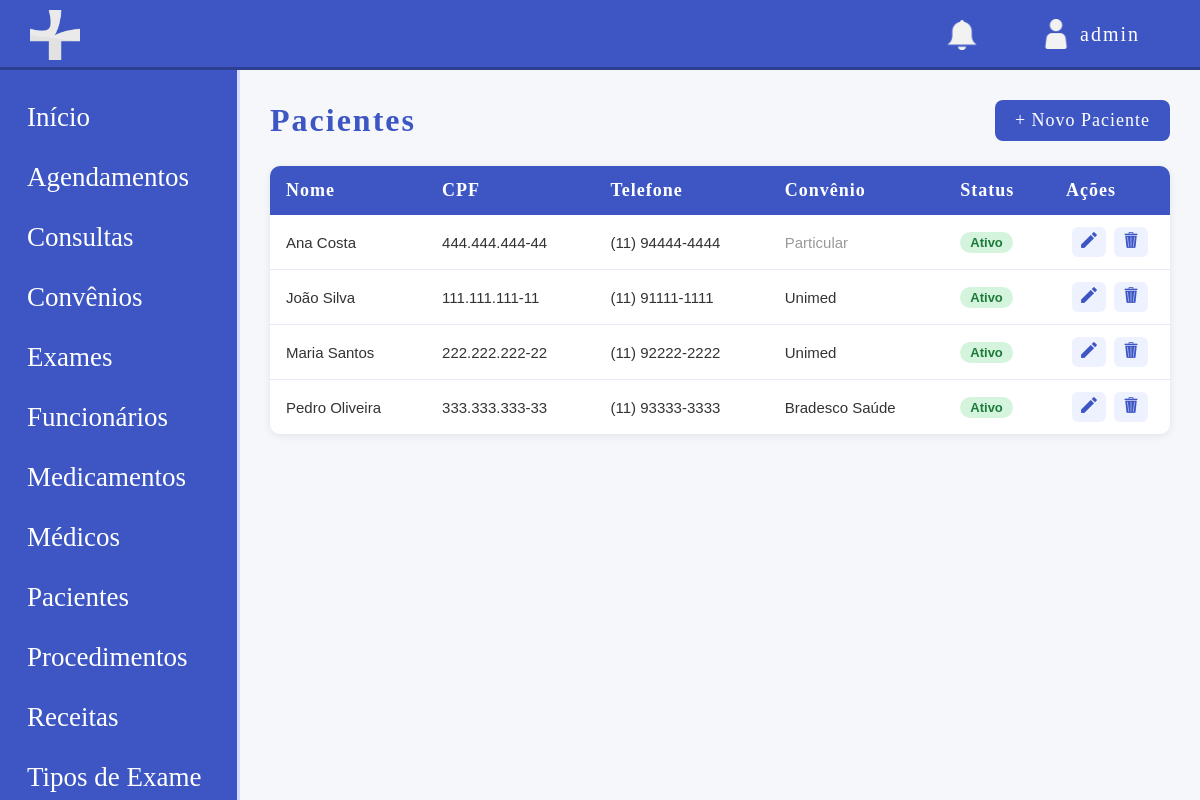
Before: /modulos/pacientes/listar_paciente.php (signed in) with the older database file.
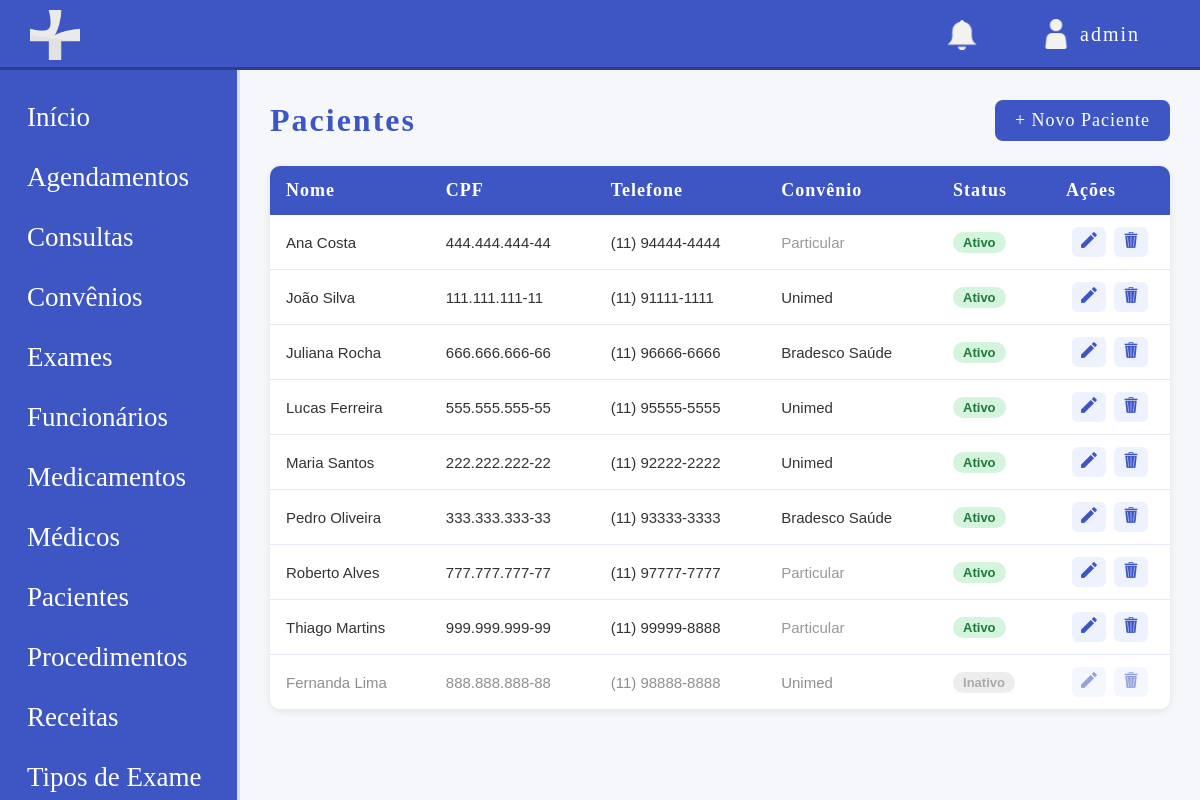
After: the same page with the newer database file.
### tables this page shows
CREATE TABLE paciente (
    id INT UNSIGNED NOT NULL AUTO_INCREMENT,
    id_convenio INT UNSIGNED DEFAULT NULL,
    nome VARCHAR(50) NOT NULL,
    email VARCHAR(100) NOT NULL,
    cpf CHAR(14) NOT NULL,
    rg VARCHAR(20) NOT NULL,
    data_nascimento DATE NOT NULL,
    telefone VARCHAR(20) NOT NULL,
    cep CHAR(9) NOT NULL,
    estado VARCHAR(50) NOT NULL,
    cidade VARCHAR(50) NOT NULL,
    bairro VARCHAR(50) NOT NULL,
    rua VARCHAR(200) NOT NULL,
    numero VARCHAR(15) NOT NULL,
    numero_convenio VARCHAR(30) DEFAULT NULL,
    condicoes_especiais TEXT,
    status ENUM('ATIVO', 'INATIVO') NOT NULL DEFAULT 'ATIVO',
    data_registro TIMESTAMP DEFAULT CURRENT_TIMESTAMP,
    PRIMARY KEY (id),
    UNIQUE KEY cpf (cpf),
    UNIQUE KEY rg (rg),
    KEY fk_paciente_convenio (id_convenio),
    CONSTRAINT fk_paciente_convenio FOREIGN KEY (id_convenio) REFERENCES convenio (id)
);

CREATE TABLE convenio (
    id INT UNSIGNED NOT NULL AUTO_INCREMENT,
    nome VARCHAR(100) NOT NULL,
    cnpj CHAR(18) DEFAULT NULL,
    telefone VARCHAR(20) DEFAULT NULL,
    ativo TINYINT(1) NOT NULL DEFAULT 1,
    data_registro TIMESTAMP DEFAULT CURRENT_TIMESTAMP,
    PRIMARY KEY (id),
    UNIQUE KEY uk_convenio_nome (nome)
);

### modulos/pacientes/listar_paciente.php (the view, shortened to what this page needs)
<?php
require '../../config/conexao.php';
$base = '/site-clinicamedica';
$sql = "SELECT p.*, c.nome AS convenio_nome
        FROM paciente p
        LEFT JOIN convenio c ON p.id_convenio = c.id
        ORDER BY p.status ASC, p.nome ASC";
$pacientes = $pdo->query($sql)->fetchAll();
?>
<!DOCTYPE html>
<html lang="pt-br">
<head>
    <link rel="stylesheet" href="<?php echo $base; ?>/css/style.css">
</head>
<body class="dashbody">
    <?php include '../../includes/header.php'; ?>
    <div class="layout">
        <?php include '../../includes/sidebar.php'; ?>
        <main class="main">
            <div class="pagina-topo">
                <h1>Pacientes</h1>
                <a href="cadastrar_paciente.php" class="btn-novo">+ Novo Paciente</a>
            </div>
            <?php if (count($pacientes) === 0): ?>
                <div class="vazio">
                    <p>Nenhum paciente cadastrado ainda.</p>
                    <a href="cadastrar_paciente.php" class="btn-novo">Cadastrar o primeiro</a>
                </div>
            <?php else: ?>
                <table class="tabela">
                    <thead>
                        <tr>
                            <th>Nome</th>
                            <th>CPF</th>
                            <th>Telefone</th>
                            <th>Convênio</th>
                            <th>Status</th>
                            <th style="width: 120px;">Ações</th>
                        </tr>
                    </thead>
                    <tbody>
                        <?php foreach ($pacientes as $p): ?>
                            <tr class="<?php echo $p['status'] === 'ATIVO' ? '' : 'linha-inativa'; ?>">
                                <td><?php echo htmlspecialchars($p['nome']); ?></td>
                                <td><?php echo htmlspecialchars($p['cpf']); ?></td>
                                <td><?php echo htmlspecialchars($p['telefone']); ?></td>
                                <td>
                                    <?php if ($p['convenio_nome']): ?>
                                        <?php echo htmlspecialchars($p['convenio_nome']); ?>
                                    <?php else: ?>
                                        <span style="color: #999;">Particular</span>
                                    <?php endif; ?>
                                </td>
                                <td>
                                    <?php if ($p['status'] === 'ATIVO'): ?>
                                        <span class="tag tag-ativo">Ativo</span>
                                    <?php else: ?>
                                        <span class="tag tag-inativo">Inativo</span>
                                    <?php endif; ?>
                                </td>
                                <td class="acoes">
                                    <a href="editar_paciente.php?id=<?php echo $p['id']; ?>" class="btn-acao" title="Editar">
                                        <img src="../../img/editar_icon.png" class="iconeacao" alt="Editar">
                                    </a>
                                    <a href="excluir_paciente.php?id=<?php echo $p['id']; ?>"
                                       class="btn-acao btn-excluir"
                                       title="Excluir"
                                       onclick="return confirm('Tem certeza que deseja excluir este paciente?');">
                                        <img src="../../img/excluir_icon.png" class="iconeacao" alt="Excluir">
                                    </a>
                                </td>
                            </tr>
                        <?php endforeach; ?>
                    </tbody>
                </table>
            <?php endif; ?>
        </main>
    </div>
</body>
</html>

### includes/header.php (shortened to what this page needs)
<?php
$nome_usuario = $_SESSION['usuario_login'] ?? 'Visitante';
$base = '/site-clinicamedica';
?>
<header class="header">
    <div class="logo">
        <img src="<?php echo $base; ?>/img/logo2simbolo.png" class="logodashboard" alt="Logo">
    </div>
    <div class="headerright">
        <span class="notif">
            <img src="<?php echo $base; ?>/img/sinobranco.png" class="icondashboard" alt="Notificações">
        </span>
        <div class="user">
            <span class="usericon">
                <img src="<?php echo $base; ?>/img/userbranco.png" class="icondashboard" id="usericon" alt="Usuário">
            </span>
            <span class="usertxt"><?php echo htmlspecialchars($nome_usuario); ?></span>
        </div>
    </div>
</header>

### includes/sidebar.php (shortened to what this page needs)
<?php
$perfil = $_SESSION['usuario_perfil'] ?? '';
$base = '/site-clinicamedica';
function podeVer(array $perfis_permitidos, string $perfil_atual): bool {
    return in_array($perfil_atual, $perfis_permitidos, true);
}
?>
<aside class="sidebar">
    <nav>
        <a href="<?php echo $base; ?>/dashboard.php" class="menuitem">
            <span>Início</span>
        </a>
        <?php if (podeVer(['Administrador', 'Recepcionista', 'Medico', 'Financeiro', 'Paciente'], $perfil)): ?>
            <a href="<?php echo $base; ?>/modulos/agendamentos_procedimentos/listar_agenda_procedimento.php" class="menuitem">
                <span>Agendamentos</span>
            </a>
        <?php endif; ?>
        <?php if (podeVer(['Administrador', 'Recepcionista', 'Medico', 'Financeiro', 'Paciente'], $perfil)): ?>
            <a href="<?php echo $base; ?>/modulos/consultas/listar_consulta.php" class="menuitem">
                <span>Consultas</span>
            </a>
        <?php endif; ?>
        <?php if (podeVer(['Administrador', 'Recepcionista', 'Financeiro'], $perfil)): ?>
            <a href="<?php echo $base; ?>/modulos/convenios/listar_convenio.php" class="menuitem">
                <span>Convênios</span>
            </a>
        <?php endif; ?>
        <?php if (podeVer(['Administrador', 'Recepcionista', 'Medico', 'Financeiro', 'Paciente'], $perfil)): ?>
            <a href="<?php echo $base; ?>/modulos/exames/listar_exame.php" class="menuitem">
                <span>Exames</span>
            </a>
        <?php endif; ?>
        <?php if (podeVer(['Administrador', 'Financeiro'], $perfil)): ?>
            <a href="<?php echo $base; ?>/modulos/funcionarios/listar_funcionario.php" class="menuitem">
                <span>Funcionários</span>
            </a>
        <?php endif; ?>
        <?php if (podeVer(['Administrador', 'Medico'], $perfil)): ?>
            <a href="<?php echo $base; ?>/modulos/medicamentos/listar_medicamento.php" class="menuitem">
                <span>Medicamentos</span>
            </a>
        <?php endif; ?>
        <?php if (podeVer(['Administrador', 'Recepcionista', 'Financeiro'], $perfil)): ?>
            <a href="<?php echo $base; ?>/modulos/medicos/listar_medico.php" class="menuitem">
                <span>Médicos</span>
            </a>
        <?php endif; ?>
        <?php if (podeVer(['Administrador', 'Recepcionista', 'Medico'], $perfil)): ?>
            <a href="<?php echo $base; ?>/modulos/pacientes/listar_paciente.php" class="menuitem">
                <span>Pacientes</span>
            </a>
        <?php endif; ?>
        <?php if (podeVer(['Administrador', 'Recepcionista', 'Medico'], $perfil)): ?>
            <a href="<?php echo $base; ?>/modulos/procedimentos/listar_procedimento.php" class="menuitem">
                <span>Procedimentos</span>
            </a>
        <?php endif; ?>
        <?php if (podeVer(['Administrador', 'Medico', 'Paciente'], $perfil)): ?>
            <a href="<?php echo $base; ?>/modulos/receitas/listar_receitas.php" class="menuitem">
                <span>Receitas</span>
            </a>
        <?php endif; ?>
        <?php if (podeVer(['Administrador', 'Medico'], $perfil)): ?>
            <a href="<?php echo $base; ?>/modulos/tipos_exames/listar_tipoexame.php" class="menuitem">
                <span>Tipos de Exame</span>
            </a>
        <?php endif; ?>
    </nav>
</aside>

### css/style.css (style rules this page uses)
* { margin: 0; padding: 0; box-sizing: border-box; }
body { font-family: Arial, sans-serif; background-color: #f5f7fb; color: #3d56c4; }
.header { height: 70px; background-color: #3d56c4; display: flex; align-items: center; justify-content: space-between; padding: 0 30px; border-bottom: 3px solid #2c3e8f; position: fixed; top: 0; left: 0; right: 0; z-index: 1000; }
.logodashboard { width: 50px; margin-top: 7px; }
.icondashboard { width: 30px; margin-top: 7px; margin-right: 30px; }
#usericon { margin-top: 0; margin-left: 40px; }
.user { margin-right: 30px; }
.usertxt { font-family: 'Coolvetica'; letter-spacing: 2px; font-size: 20px; margin-top: 2px; }
.headerright { display: flex; align-items: center; gap: 25px; color: white; }
.notif { font-size: 20px; cursor: pointer; color: white; }
.user { display: flex; align-items: center; gap: 10px; font-weight: 500; color: white; }
.usericon { width: 38px; height: 38px; border-radius: 50%; display: flex; align-items: center; justify-content: center; color: white; }
.layout { display: flex; }
.sidebar { width: 240px; height: calc(100vh - 70px); background-color: #3d56c4; position: fixed; top: 70px; left: 0; border-right: 3px solid #d4dcff; display: flex; flex-direction: column; justify-content: space-between; padding: 20px 12px; overflow-y: auto; gap: 50px; }
.sidebar nav { display: flex; flex-direction: column; gap: 5px; }
.menuitem { display: flex; gap: 12px; padding: 12px 15px; border-radius: 8px; text-decoration: none; color: white; font-family: "Coolvetica"; font-size: 27px; transition: 0.2s; }
.main { margin-left: 240px; padding: 100px 30px 30px; width: calc(100% - 240px); min-height: 100vh; }
.pagina-topo { display: flex; justify-content: space-between; align-items: center; margin-bottom: 25px; }
.pagina-topo h1 { font-family: 'Coolvetica'; font-size: 32px; color: #3d56c4; letter-spacing: 2px; }
.btn-novo { background-color: #3d56c4; color: white; text-decoration: none; padding: 10px 20px; border-radius: 8px; font-family: 'Coolvetica'; font-size: 18px; letter-spacing: 1px; transition: 0.2s; }
.tabela { width: 100%; border-collapse: collapse; background-color: white; border-radius: 10px; overflow: hidden; box-shadow: 0 2px 8px rgba(0,0,0,0.08); }
.tabela thead { background-color: #3d56c4; }
.tabela th { color: white; font-family: 'Coolvetica'; font-size: 18px; letter-spacing: 1px; padding: 14px 16px; text-align: left; }
.tabela td { padding: 12px 16px; border-bottom: 1px solid #e5e8f5; color: #333; font-size: 15px; }
.tabela tbody tr:last-child td { border-bottom: none; }
.linha-inativa { opacity: 0.55; }
.tag { display: inline-block; padding: 3px 10px; border-radius: 12px; font-size: 13px; font-weight: 600; }
.tag-ativo { background-color: #d4f4dd; color: #1e7a3a; }
.tag-inativo { background-color: #e0e0e0; color: #666; }
.acoes { text-align: center; white-space: nowrap; }
.btn-acao { display: inline-block; padding: 5px 9px; margin: 0 2px; border-radius: 6px; text-decoration: none; font-size: 16px; background-color: #eef2ff; transition: 0.2s; }
.iconeacao { width: 16px; height: 16px; }

Changed rows visible on the page:
added paciente: nome "Juliana Rocha", cpf "666.666.666-66", telefone "(11) 96666-6666", id_convenio.nome "Bradesco Saúde", status "Ativo"
added paciente: nome "Lucas Ferreira", cpf "555.555.555-55", telefone "(11) 95555-5555", id_convenio.nome "Unimed", status "Ativo"
added paciente: nome "Roberto Alves", cpf "777.777.777-77", telefone "(11) 97777-7777", shows "Particular", status "Ativo"
added paciente: nome "Thiago Martins", cpf "999.999.999-99", telefone "(11) 99999-8888", shows "Particular", status "Ativo"
added paciente: nome "Fernanda Lima", cpf "888.888.888-88", telefone "(11) 98888-8888", id_convenio.nome "Unimed", status "Inativo"
